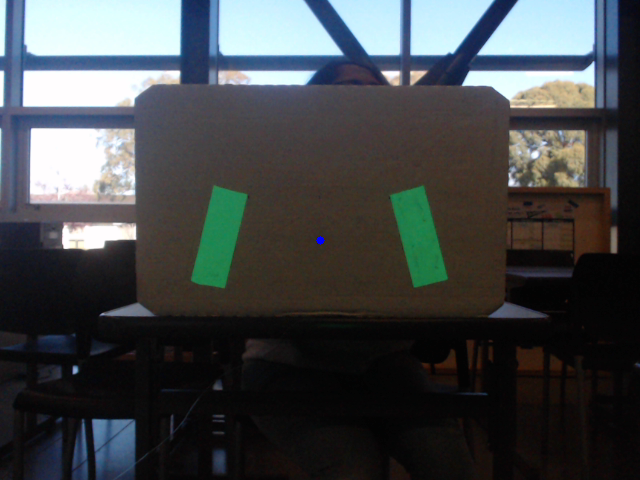
#> input picture sit-awareness/test_photos/0degrees_36inches.png, 640 x 480 px
$ python find_yellow.py
#> lines starting #> are read from the running program, lines starting #| are printed output that depends on the picture; after the words box and inside, x2 and y2 are one past the last pixel; in counts of white or black regions, pixels touching at a corner belong together
import cv2
import os
import numpy as np
import math


def calc_ang(pinX):
    pin_dist_to_center = pinX - SCREEN_WIDTH / 2
    rad = math.atan(pin_dist_to_center/ FOCAL_LENGTH_PIXELS)
    deg = rad*180/math.pi
    return deg


directory = "test_photos"
true_yellow_vals = np.array([[5, 10, 15], [5, 10, 15]])
#print(true_yellow_vals.shape)
for filename in os.listdir(directory):
    #print(len(true_yellow_vals))
    if filename.endswith(".png"):
        #print(os.path.join(directory, filename))


        img = cv2.imread(os.path.join(directory, filename))
#> img is the input picture: shape (480, 640, 3); mean B, G, R 73.1, 71, 67.1
        img = cv2.cvtColor(img, cv2.COLOR_BGR2HSV)
#> img: shape (480, 640, 3); mean H, S, V 72.1, 68.6, 80.4
        for pixel in img[1,:,:]:
            true_yellow_vals = np.append(true_yellow_vals, [pixel], axis=0)
#> this loop made 640 passes
#> pixel on passes 3 to 5: [95, 42, 255], [95, 42, 254], [94, 44, 254]
#> after the loop, true_yellow_vals = 642 rows, first 8: [5, 10, 15], [5, 10, 15], [93, 34, 254], [93, 34, 253], [95, 42, 255], [95, 42, 254], [94, 44, 254], [93, 49, 223]


        continue
    else:
        continue

# [4 lines of commented-out code are left out]
max_x = max_y = 0
min_x = 1920
min_y = 1080

h = true_yellow_vals[:,0]
#> h = 1922 values, max 177 at index 1866, min 0 at index 1238, mean 106.2
s = true_yellow_vals[:,1]
#> s = 1922 values, max 247 at index 621, min 0 at index 1252, mean 92.25
v = true_yellow_vals[:,2]
#> v = 1922 values, max 255 at index 4, min 6 at index 1278, mean 162


low_h, low_s, low_v = (h.mean() - 3.25 * h.std()), (s.mean() - 3.5 * s.std()), (v.mean() - 3.25 * v.std())
#> low_h = 34.97; low_s = -81.74; low_v = -144.4
high_h, high_s, high_v = (h.mean() + 3.25 * h.std()), (s.mean() + 3.5 * s.std()), (v.mean() + 3.25 * v.std())
#> high_h = 177.5; high_s = 266.3; high_v = 468.5

# print(low_h, low_s, low_v)
# print(high_h, high_s, high_v)

#vidcap = cv2.VideoCapture('test_photos/yellowcheck.mp4')
vidcap = cv2.VideoCapture(1)
FIELD_OF_VIEW_RAD = 67.823 * math.pi / 180.0
while True:
    low_yellow = np.array([17, 80, 80])
    high_yellow = np.array([40, 255, 255])

    # frame = cv2.imread("/Users/praneethguduguntla/Downloads/yellowcheck.mp4")

    _, frame = vidcap.read()
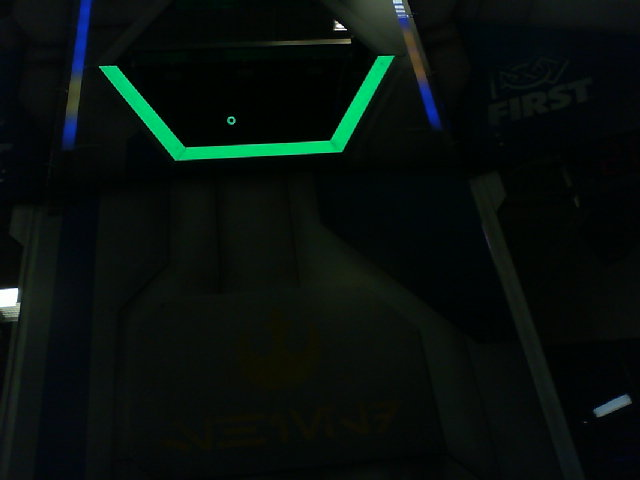
#> input picture sit-awareness/test_photos/BlueGoal-060in-Center.jpg, 640 x 480 px, given in place of the camera
#> frame is the input picture: shape (480, 640, 3); mean B, G, R 12.6, 15.7, 7.4
    SCREEN_HEIGHT, SCREEN_WIDTH = frame.shape[:2]
#> SCREEN_HEIGHT = 480; SCREEN_WIDTH = 640
    FOCAL_LENGTH_PIXELS = (SCREEN_WIDTH / 2.0) / math.tan(FIELD_OF_VIEW_RAD / 2.0)
#> FOCAL_LENGTH_PIXELS = 476

    hsv2 = cv2.cvtColor(frame, cv2.COLOR_BGR2HSV)
#> hsv2: shape (480, 640, 3); mean H, S, V 77, 152, 17

		# isolate the desired shades of green
    mask = cv2.inRange(hsv2, low_yellow, high_yellow)
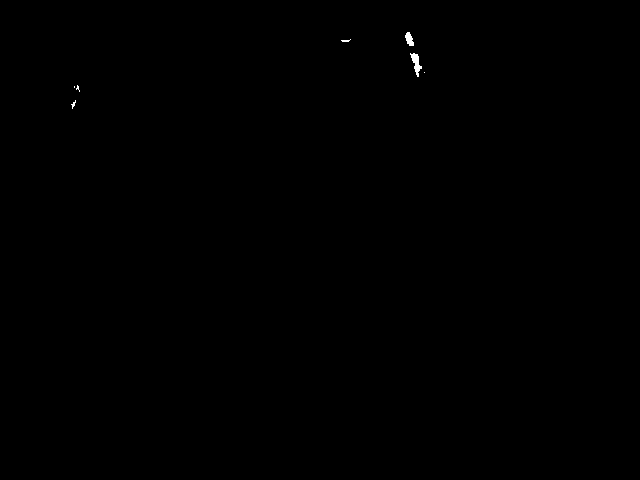
#> mask: shape (480, 640); 0.09% white; 7 white regions (5 under 20 px)
    contours, _ = cv2.findContours(mask, cv2.RETR_TREE, cv2.CHAIN_APPROX_SIMPLE)
#> contours = 7 contours, 5 with area under 20; largest, box (x1, y1, x2, y2) and area: (410, 53, 422, 77) 101, (405, 32, 414, 46) 64

    num = 0
    for contour in contours:


        (x,y,w,h) = cv2.boundingRect(contour)
        area = cv2.contourArea(contour)
        if(area < 700):
            continue
        if(w/h < 0.7 or w/h >1.8):
            continue

        if(y<SCREEN_HEIGHT/2):
            continue

        approx = cv2.approxPolyDP(contour,0.01*cv2.arcLength(contour,True),True)
        if( not len(approx) > 8):
            continue

        min_x, max_x = min(x, min_x), max(x+w, max_x)
        min_y, max_y = min(y, min_y), max(y+h, max_y)
        print(num)
        num = num + 1

        cv2.rectangle(frame, (x,y), (x+w,y+h), (255, 0, 0), 2)
        cv2.putText(frame, str(calc_ang(x+w/2)), (int(SCREEN_WIDTH/2),int(SCREEN_HEIGHT/2)),cv2.FONT_HERSHEY_SIMPLEX,1,(255,0,0),2,cv2.LINE_AA)
#> this loop made 7 passes
#> (x, y, w, h, area) on passes 5, 7: (410, 53, 12, 24, 101), (405, 32, 9, 14, 64.5)
#> after the loop, num = 0


    cv2.resize(frame, (960, 540))
    cv2.resize(mask, (960, 540))
    cv2.imshow("mask", mask)
    cv2.imshow("frame", frame)
    cv2.waitKey(1)


# [8 lines of commented-out code are left out]
